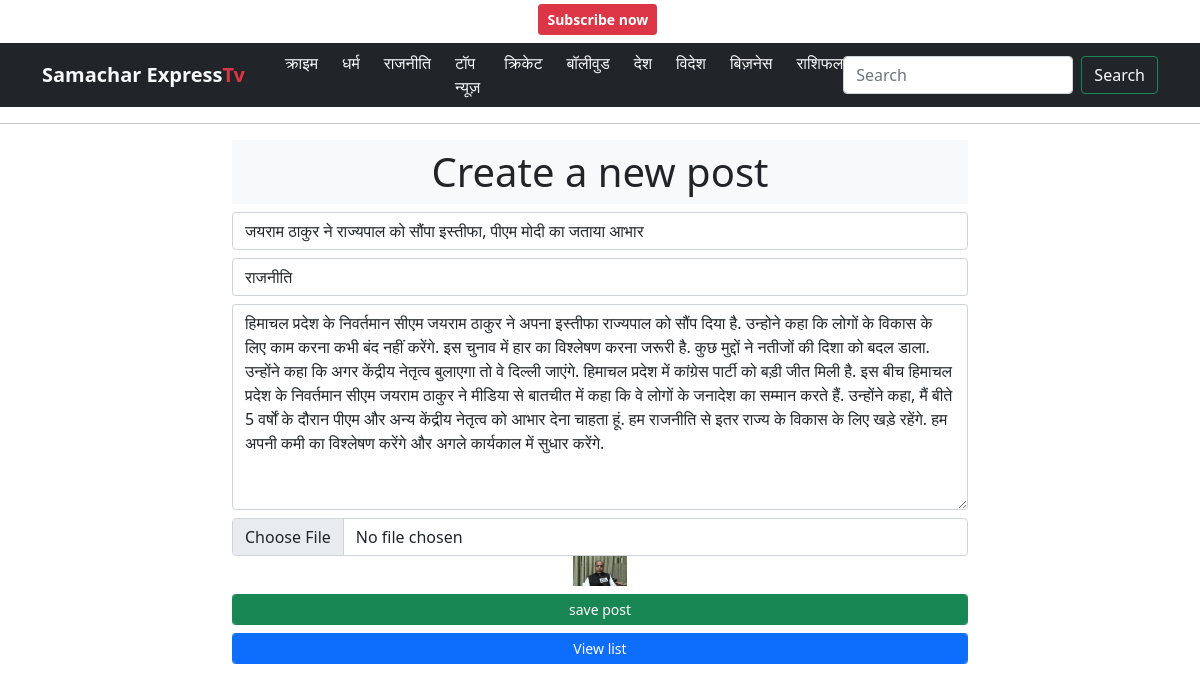
Page /add-post/11/ on the earlier database version.
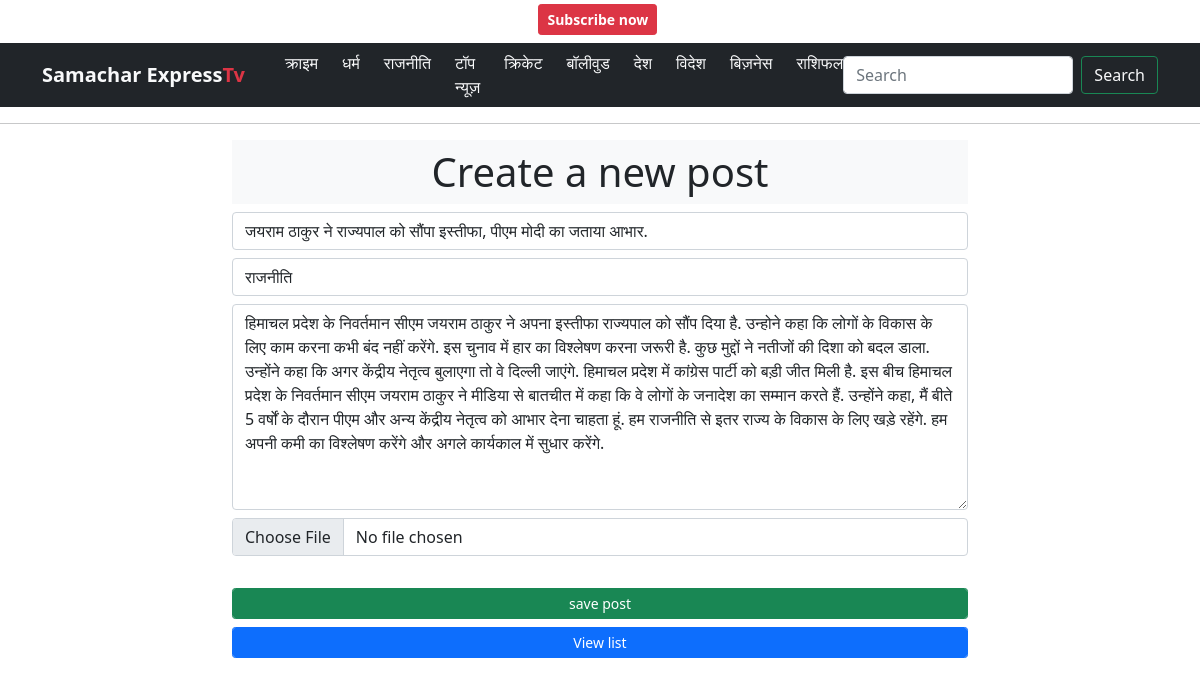
Same page on the later database version.
### post/models.py (models this page shows, shortened)
class PostMaster(models.Model):
    post_title = models.CharField(max_length=500)
    post_desc = models.TextField()
    post_img = models.ImageField(upload_to='postImage')
    post_category = models.ForeignKey(CategoryMaster,on_delete=models.CASCADE, default=4)
    created_at = models.DateTimeField(auto_now_add=True)
    updated_at = models.DateTimeField(auto_now=True, null=True)
    class Meta:
        db_table = 'post_master'

### category/models.py (models this page shows)
class CategoryMaster(models.Model):
    category_name = models.CharField(max_length=500)
    category_desc = models.TextField()
    created_at = models.DateTimeField(auto_now_add=True)
    updated_at = models.DateTimeField(auto_now=True,null=True)
    def __str__(self):
        return self.category_name
    class Meta:
        db_table = 'category_master'

### post/views.py (the view, shortened to what this page needs)
# urls.py: path('add-post/',views.add_post,name='add_post'),
def add_post(request,id=0):
    try:
        post_obj = PostMaster.objects.get(id=id)
    except:
        post_obj = ''
    category = CategoryMaster.objects.all()
    context = {
        'category':category,
        'post_obj':post_obj,
        'id':id,
    }
    return render(request,'create_post.html',context)

### post/templates/create_post.html (shortened to what this page needs)
{% extends 'index.html' %}
{% block header %}
<div class="container">
    <div class="row d-flex">
        <div class="col-lg-8 mx-auto">
            <h1 class="text-center bg-light p-2">Create a new post</h1>
            <form id="form_id">{% csrf_token %}
                <div class="mb-2">
                    <input class="form-control" type="text" name="post_title" id="post_title" value="{{post_obj.post_title}}" autocomplete="off" placeholder="Enter post title here..">
                </div>
                <div class="mb-2">
                    <select class="form-control" id="select_cat" name="select_cat">
                        {% if post_obj %}
                        <option value="{{post_obj.post_category_id}}">{{post_obj.post_category}}</option>
                        {% else %}
                            <option value="">select category</option>
                            {% for i in category %}
                            <option value="{{i.id}}">{{i.category_name}}</option>
                            {% endfor %}
                        {% endif %}
                    </select>
                </div>
                <div class="mb-2">
                    <textarea class="form-control" name="post_text" id="post_text" autocomplete="off" cols="30" rows="8" placeholder="Enter post text here..">{{post_obj.post_desc}}</textarea>
                </div>
                <div class="mb-2 text-center">
                    <input class="form-control" type="file" name="post_img" id="post_img" value="">
                    {% if post_obj.post_img %}
                    <label for="post_img">
                        <img src="{{post_obj.post_img.url}}" id="create-post-img" alt="" height="30">
                    </label>
                    {% endif %}
                </div>
                <div class="mb-2">
                    <input class="form-control btn btn-sm btn-success" type="button"  name="save_btn" id="save_btn" value="save post">
                </div>
                <div class="mb-2">
                    <input class="form-control btn btn-sm btn-primary" type="button"  name="save_btn" id="save_btn" value="View list" onclick="list_page()">
                </div>
            </form>
        </div>
    </div>
</div>
{% endblock header %}

Differences in the rows shown:
changed PostMaster "राजनीति": post_title "जयराम ठाकुर ने राज्यपाल को सौंपा इस्तीफा, पीएम मोदी का जताया आभार" → "जयराम ठाकुर ने राज्यपाल को सौंपा इस्तीफा, पीएम मोदी का जताया आभार."; post_img: picture removed
